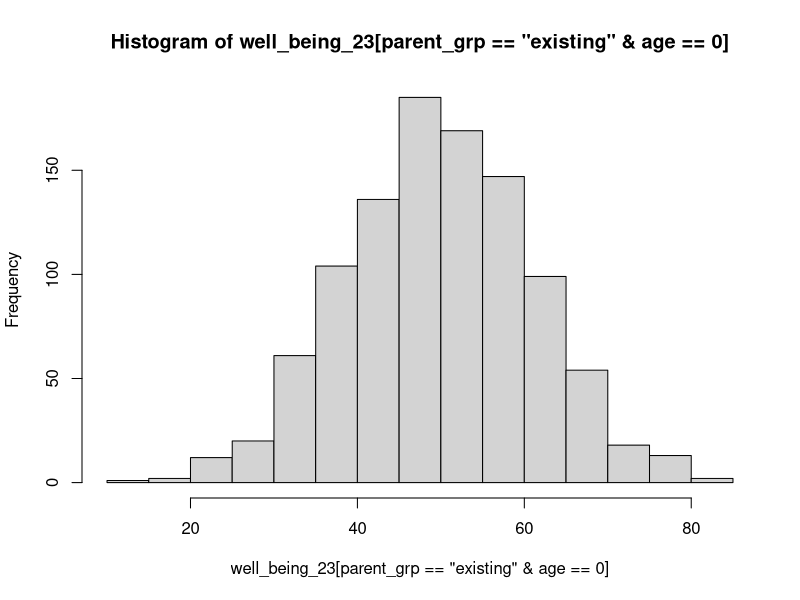
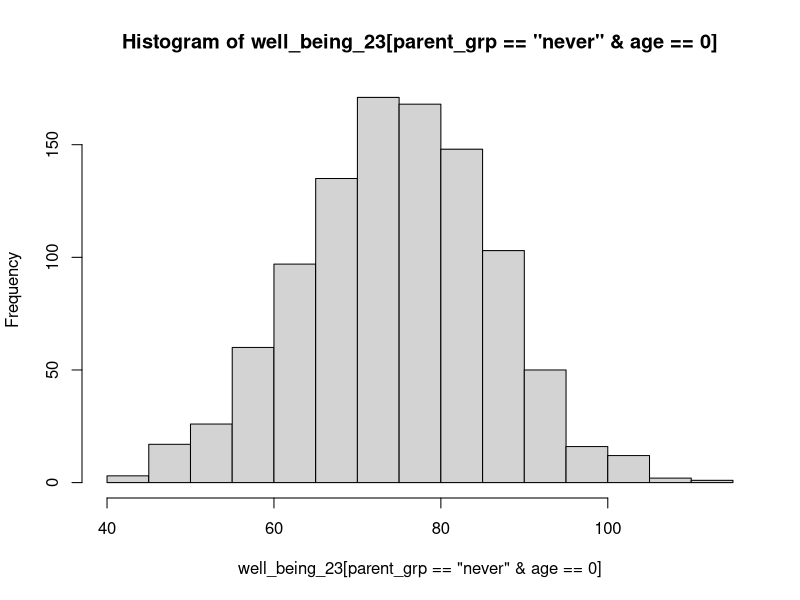
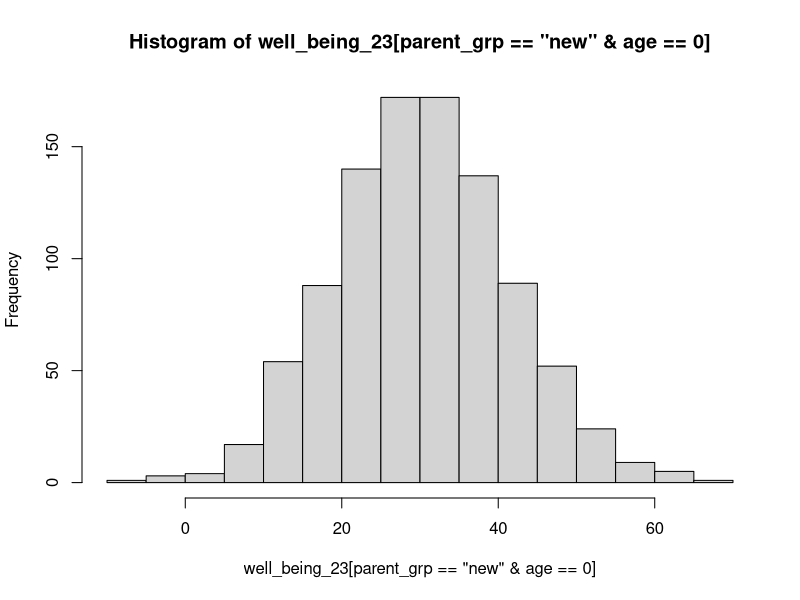
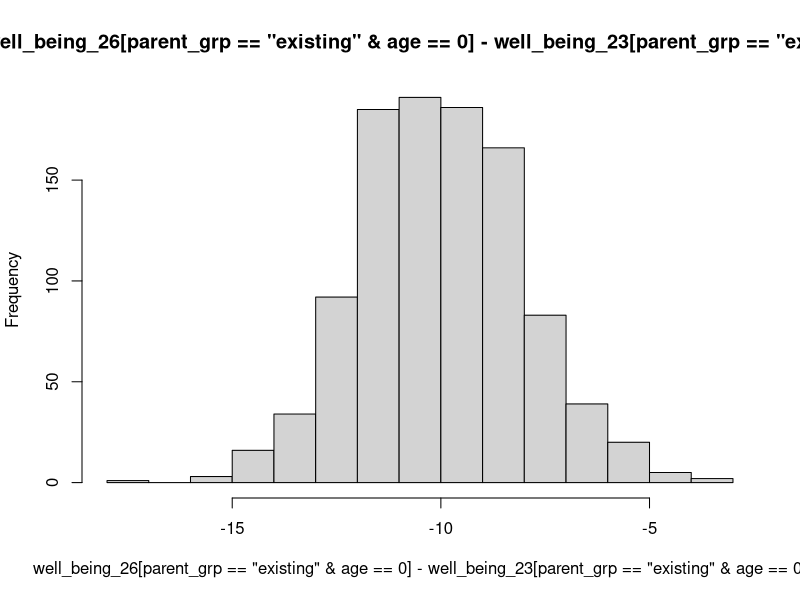
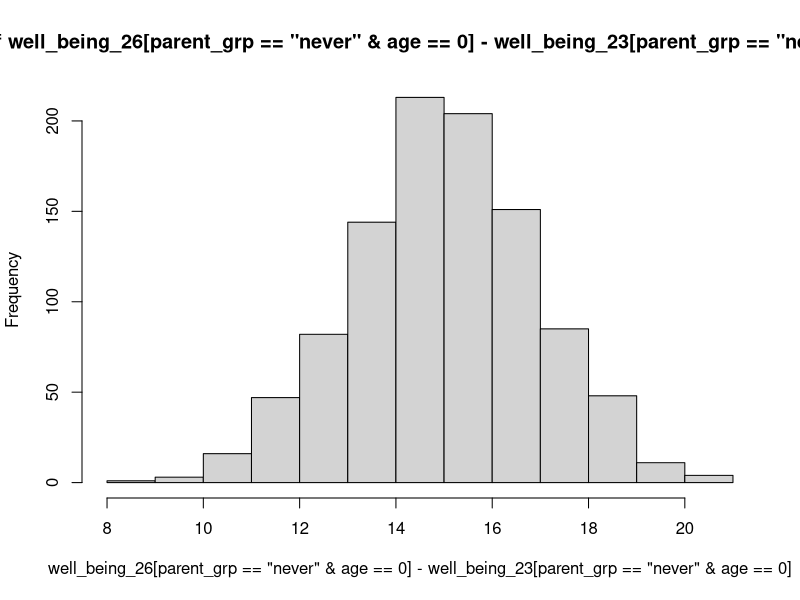
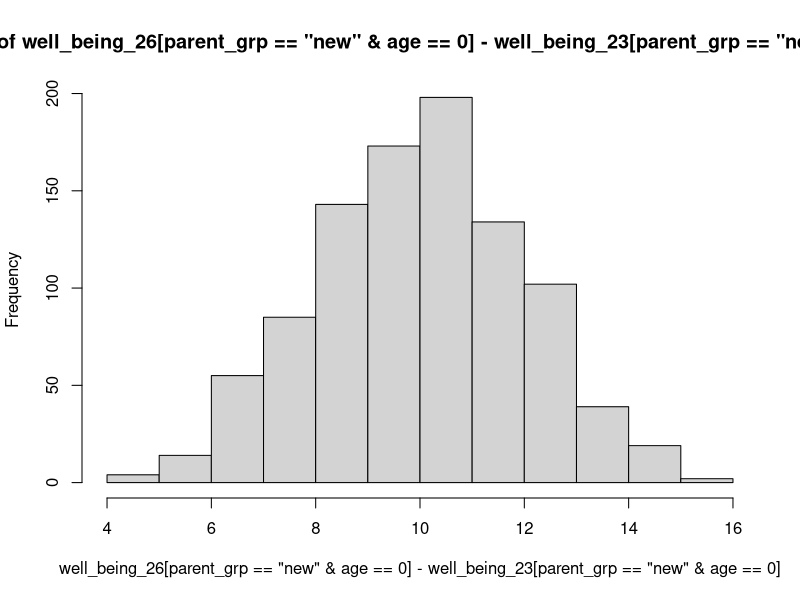
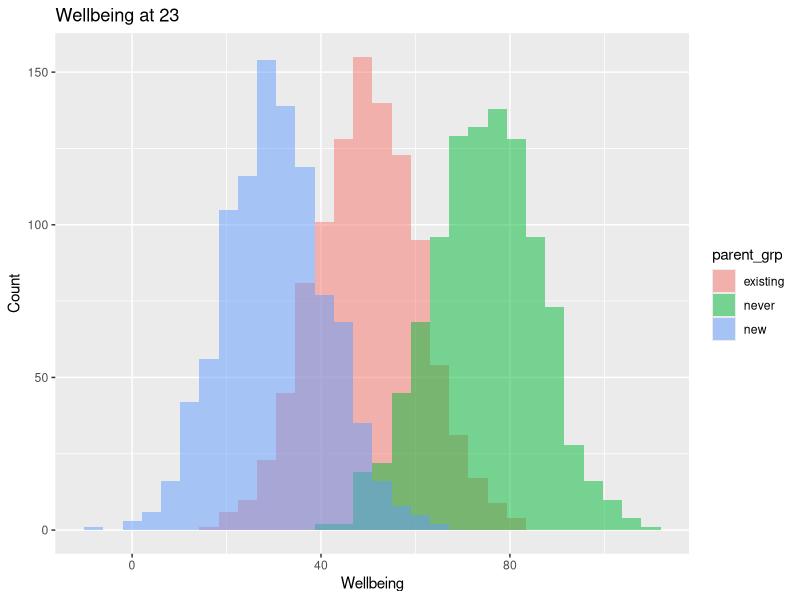
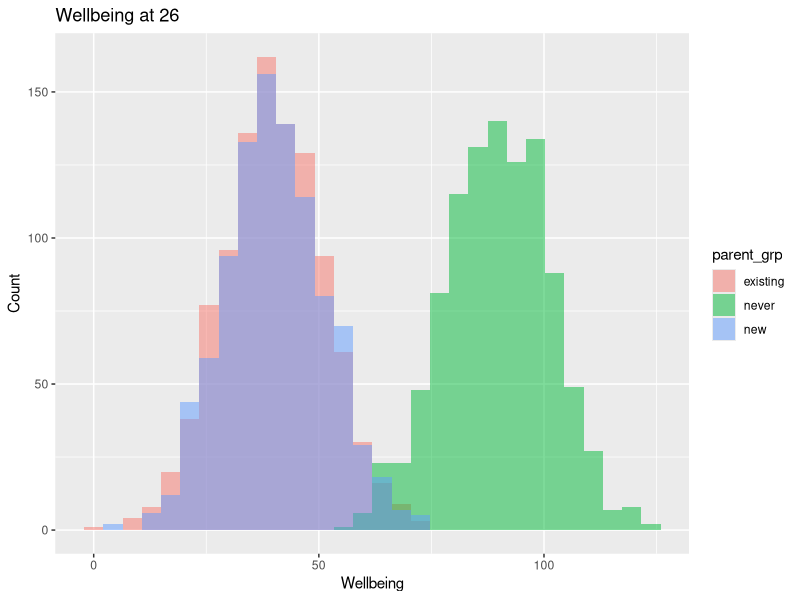

Write the R code that produced these figures, in order.
library(ggplot2)
library(tibble)
library(dplyr)
library(tidyr)
library(lme4)

# Generating Data ---------------------------------------------------------

# Preparing sample
N <- 3000


# Params

wellbeing_existing <- 50 # Average wellbeing score will be 50 at age 23
wellbeing_never <- 75 # Average wellbeing score will be 75 at age 23
wellbeing_new <- 30 # Average wellbeing score will be 30 at age 23

mean_intercept <- mean(c(wellbeing_existing, wellbeing_never, wellbeing_new))

standard_deviation <- 10 # Spread in wellbeing scores at 23


slope_existing <- -10 # Wellbeing will be on average 10 lower for existing parents
slope_never <- 15 # Wellbeing will be on average 15 lower for never group
slope_new <- 10 # Wellbeing will be on average 10 higher



# Creating IDs, ages, and parent groups
pid <- rep(1:N, 2) # IDs for participants
age <- c(rep(0, N),rep(1, N)) # Ages (0 represents 23 and 1 represents 26)
parent_grp <- rep(sample(c("existing", "never", "new"),N, replace = T), 2) # A sample from parent groups (existing, never, new)


# Makes sure the wellbeing scores are in the correct order
well_being_23 <- ifelse(parent_grp=='existing' & age == 0, rnorm(N, wellbeing_existing, standard_deviation),
                        ifelse(parent_grp=='never' & age == 0, rnorm(N, wellbeing_never, standard_deviation),
                               ifelse(parent_grp=='new' & age == 0, rnorm(N, wellbeing_new, standard_deviation),NA)))

well_being_23 <- well_being_23[!is.na(well_being_23)]

# Add some noise to the wellbeing score at 23
well_being_23 <- well_being_23 + rnorm(N, 0, 5)

hist(well_being_23[parent_grp=='existing' & age == 0])
hist(well_being_23[parent_grp=='never' & age == 0])
hist(well_being_23[parent_grp=='new' & age == 0])



# Make sure generated scores are lower
well_being_26 <- well_being_23 + ifelse(parent_grp=='existing' & age == 0, slope_existing,
                                         ifelse(parent_grp=='never' & age == 0, slope_never, 
                                                ifelse(parent_grp=='new' & age == 0, slope_new,NA)))
well_being_26 <- well_being_26[!is.na(well_being_26)]
                                                
# Add some noise
well_being_26 <- well_being_26 + rnorm(N, 0, 2)

# Plot wellbeing differences at 26
hist(well_being_26[parent_grp=='existing' & age == 0] - well_being_23[parent_grp=='existing' & age == 0])
hist(well_being_26[parent_grp=='never' & age == 0] - well_being_23[parent_grp=='never' & age == 0])
hist(well_being_26[parent_grp=='new' & age == 0] - well_being_23[parent_grp=='new' & age == 0])



# create final data frame
df <- tibble::as_tibble(list(
  pid = pid,
  age = age,
  parent_grp = parent_grp,
  wellbeing = c(well_being_23, well_being_26)
))


# Plotting Data -----------------------------------------------------------

# Wellbeing at 23
df |> 
  filter(age==0) |> 
  ggplot(aes(x=wellbeing, fill=parent_grp)) +
    geom_histogram(bins=30, alpha=0.5, position="identity") +
    labs(title="Wellbeing at 23", x="Wellbeing", y="Count") 

# Wellbeing at 26
df |> 
  filter(age==1) |> 
  ggplot(aes(x=wellbeing, fill=parent_grp)) +
  geom_histogram(bins=30, alpha=0.5, position="identity") +
  labs(title="Wellbeing at 26", x="Wellbeing", y="Count") 

df |> 
  pivot_wider(names_from = age, values_from = wellbeing) |>
  mutate(diff = `1` - `0`) |> 
  ggplot(aes(x=diff, fill=parent_grp)) +
  geom_histogram(bins=30, alpha=0.5, position="identity") +
  labs(title="Wellbeing Difference", x="Wellbeing Difference", y="Count")

# Scatter plot of scores
df |> 
  ggplot(aes(x=age, y=wellbeing, color=parent_grp)) +
  geom_jitter() +
  labs(title="Wellbeing by Age", x="Age", y="Wellbeing", color="Parent Group")


# Modelling ---------------------------------------------------------------

m1 <- lm(wellbeing ~ parent_grp*age , data=df)
summary(m1)


m1 <- lmer(wellbeing ~ parent_grp + parent_grp:age + (1 | pid), data=df)
summary(m1)

# Output
# Fixed effects:
#                         Estimate
# (Intercept)             50.09133 <- Average wellbeing score at 23 for reference category (existing)
# parent_grpnever         24.74609 <- Average wellbeing score at 23 for never, compared to reference category (existing)
# parent_grpnew          -20.39208 <- Average wellbeing score at 23 for new, compared to reference category (existing)
# parent_grpexisting:age -10.04945 <- Average increase in wellbeing for group existing, compared to their wellbeing at 23
# parent_grpnever:age     14.91641 <- Average increase in wellbeing for group never, compared to their wellbeing at 23
# parent_grpnew:age        9.94495 <- Average increase in wellbeing for group new, compared to their wellbeing at 23


# Contrast coding

c<-contr.treatment(4)
my.coding<-matrix(rep(1/4, 12), ncol=3)
my.simple<-c-my.coding

my.simple



